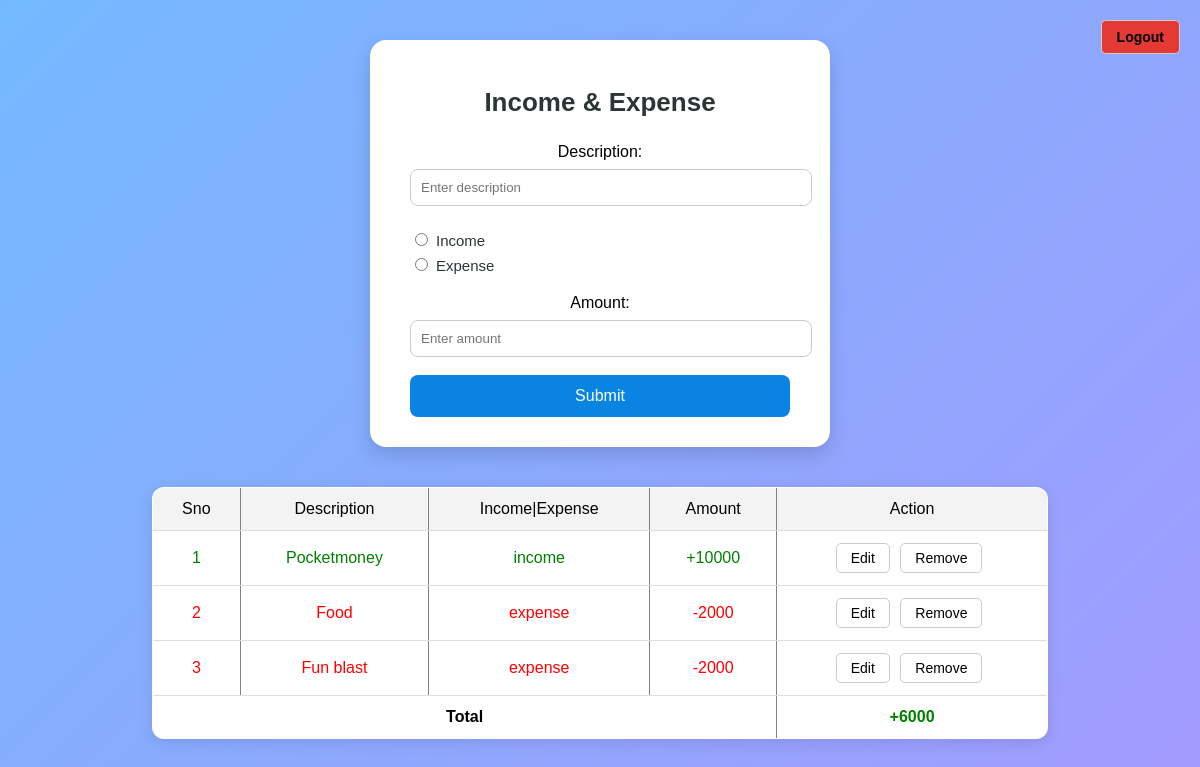
Screenshot of /index (signed in) with the database file from the repository.
### app.py (models this page shows)
class Records(db.Model):
    id=db.Column(db.Integer,primary_key=True)
    desc=db.Column(db.String(100))
    inc_exp=db.Column(db.String(100))
    amount=db.Column(db.Integer)
    user_id=db.Column(db.Integer, db.ForeignKey('users.id'),nullable=False)

### app.py (the view)
@app.route("/index")
def index():
    if 'user_id' not in session:
        flash("Please log in first.", "error")
        return redirect(url_for("login"))
    all_records=Records.query.filter_by(user_id=session['user_id']).all()
    total=calculate_total()
    return render_template('index.html',records=all_records,total=total)

### app.py (called while the page is built)
def calculate_total():
    all_records=Records.query.filter_by(user_id=session['user_id']).all()
    total=0
    for r in all_records:
        if r.inc_exp=="expense":
            total -= r.amount
        else:
            total += r.amount
    return total

### templates/index.html (shortened to what this page needs)
<!DOCTYPE html>
<html lang="en">
<head>
    <link rel="stylesheet" href="{{url_for('static' , filename='style.css')}}" </head>
<body>
    <div class="logout-container">
        <a href="/logout" class="btn logout-btn">Logout</a>
    </div>
    <div class="container">
        <h1>Income & Expense</h1>
        <form action="/submit" method="post">
            <label for="desc">Description:</label>
            <input type="text" name="desc" placeholder="Enter description">
            <div class="radio-group">
                <label><input type="radio" name="inc_exp" value="income" required>Income</label>
                <label><input type="radio" name="inc_exp" value="expense">Expense</label>
            </div>
            <label for="amount">Amount:</label>
            <input type="text" name="amount" placeholder="Enter amount" required>
            <input type="submit" value="Submit">
        </form>
    </div>
    <table border="1">
        <tr>
            <th>Sno</th>
            <th>Description</th>
            <th>Income|Expense</th>
            <th>Amount</th>
            <th>Action</th>
        </tr>
        {% for record in records %}
        <tr>
            {% if record.inc_exp == 'expense' %}
            <td style="color: red;">{{loop.index}}</td>
            <td style="color: red;">{{record.desc}}</td>
            <td style="color: red;">{{record.inc_exp}}</td>
            <td style="color: red;">-{{record.amount}}</td>
            {% else %}
            <td style="color: green;">{{loop.index}}</td>
            <td style="color: green;">{{record.desc}}</td>
            <td style="color: green;">{{record.inc_exp}}</td>
            <td style="color: green;">+{{record.amount}}</td>
            {%endif%}
            <td>
                <a href="/edit/{{ record.id }}" class="btn edit-btn">Edit</a>
                <a href="/delete/{{ record.id }}" class="btn delete-btn">Remove</a>
            </td>
        </tr>
        {% endfor %}
        <tr>
            <td colspan="4"><strong>Total</strong></td>
            {% if total < 0 %} <td style="color:red; font-weight: bold;">{{total}}</td>
                {% else %}
                <td style="color:green; font-weight: bold;">+{{total}}</td>
                {% endif %}
        </tr>
    </table>
</body>
</html>

### static/style.css (style rules this page uses)
body { font-family: 'Poppins', sans-serif; background: linear-gradient(135deg, #74b9ff, #a29bfe); display: flex; flex-direction: column; align-items: center; padding: 40px; margin: 0; }
.container { background: #fff; padding: 30px 40px; border-radius: 16px; box-shadow: 0 8px 20px rgba(0, 0, 0, 0.15); width: 380px; text-align: center; margin-bottom: 40px; }
h1 { margin-bottom: 25px; color: #2d3436; font-size: 26px; }
input[type="text"] { width: 100%; padding: 10px; margin: 8px 0 18px 0; border: 1px solid #ccc; border-radius: 8px; outline: none; transition: border-color 0.3s; }
.radio-group { margin-bottom: 20px; text-align: left; }
.radio-group label { display: block; font-size: 15px; color: #2d3436; margin: 6px 0; cursor: pointer; }
input[type="radio"] { margin-right: 8px; }
input[type="submit"] { width: 100%; background: #0984e3; color: #fff; border: none; padding: 12px; border-radius: 8px; cursor: pointer; font-size: 16px; transition: background 0.3s; }
table { width: 80%; border-collapse: collapse; background: #fff; border-radius: 12px; overflow: hidden; box-shadow: 0 4px 15px rgba(0, 0, 0, 0.1); }
th, td { padding: 12px 15px; text-align: center; border-bottom: 1px solid #ddd; }
th { background-color: #f3f3f3; color: #000000; font-weight: 500; }
.btn { display: inline-block; padding: 6px 14px; border: 1px solid #ccc; border-radius: 5px; background-color: white; font-size: 14px; text-decoration: none; cursor: pointer; font-weight: 500; transition: all 0.25s ease-in-out; }
.btn:link, .btn:visited { text-decoration: none; color: inherit; }
.edit-btn { color: #28a745; }
.delete-btn { color: #dc3545; }
td .btn { margin-right: 6px; }
.logout-container { position: absolute; top: 20px; right: 20px; }
.logout-btn { background-color: #e53935; color: white; padding: 8px 15px; border-radius: 5px; text-decoration: none; font-weight: bold; }

### rows the page displays
Records: desc "Pocketmoney", inc_exp "income", amount "10000"
Records: desc "Food", inc_exp "expense", amount "2000"
Records: desc "Fun blast", inc_exp "expense", amount "2000"

### other values shown
{{ total }} "6000"
